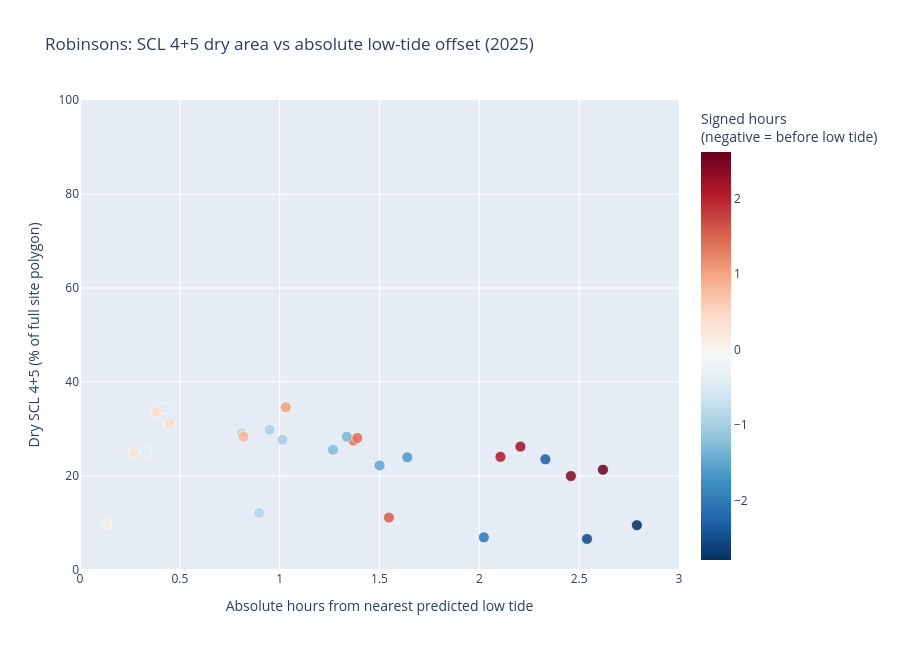

This figure's notebook cell:
### Code cell
# Directly compare SCL 4+5 dry percentage with absolute hours from predicted low tide.
import plotly.express as px

rgb_valid_for_dry = xarray.concat(
    [satellite_data[band].notnull() & (satellite_data[band] > 0) for band in sentinel2.RGB_BANDS],
    dim="rgb_band",
).all(dim="rgb_band") & site_mask
dry_scl_4_5 = rgb_valid_for_dry & satellite_data["SCL"].isin([4, 5])
dry_scl_4_5_pct = (
    100 * dry_scl_4_5.sum(dim=["x", "y"]).compute() / site_pixel_count
).values
retained_scene_dates = satellite_data.time.dt.strftime("%Y-%m-%d").values.tolist()
dry_pct_by_date = dict(zip(retained_scene_dates, dry_scl_4_5_pct))

dry_offset_data = results.copy()
dry_offset_data["dry_scl_4_5_pct"] = dry_offset_data["date"].map(dry_pct_by_date)
dry_offset_data["abs_hours_from_low_tide"] = dry_offset_data["hours_from_low_tide"].abs()
dry_offset_data = dry_offset_data.dropna(
    subset=["dry_scl_4_5_pct", "abs_hours_from_low_tide"]
).copy()
if dry_offset_data.empty:
    raise ValueError("No Robinsons rows have both a dry estimate and low-tide offset.")

pearson_r = dry_offset_data["dry_scl_4_5_pct"].corr(
    dry_offset_data["abs_hours_from_low_tide"]
)
spearman_r = dry_offset_data["dry_scl_4_5_pct"].corr(
    dry_offset_data["abs_hours_from_low_tide"], method="spearman"
)
print(f"Robinsons retained observations: {len(dry_offset_data)}")
print(f"Pearson correlation (dry SCL 4+5 vs |hours from low tide|): {pearson_r:.3f}")
print(f"Spearman correlation (dry SCL 4+5 vs |hours from low tide|): {spearman_r:.3f}")

dry_offset_fig = px.scatter(
    dry_offset_data,
    x="abs_hours_from_low_tide",
    y="dry_scl_4_5_pct",
    color="hours_from_low_tide",
    color_continuous_scale="RdBu_r",
    hover_name="date",
    hover_data={
        "hours_from_low_tide": ":.2f",
        "abs_hours_from_low_tide": ":.2f",
        "tide_height_msl": ":.2f",
        "nearest_low_tide_height_msl": ":.2f",
        "exposed_fraction_pct": ":.1f",
        "exposed_fraction_of_clear_pct": ":.1f",
        "dry_scl_4_5_pct": ":.1f",
    },
    labels={
        "abs_hours_from_low_tide": "Absolute hours from nearest predicted low tide",
        "dry_scl_4_5_pct": "Dry SCL 4+5 (% of full site polygon)",
        "hours_from_low_tide": "Signed hours from low tide",
    },
    title=f"Robinsons: SCL 4+5 dry area vs absolute low-tide offset ({YEAR})",
)
dry_offset_fig.update_traces(
    marker={"size": 11, "opacity": 0.85, "line": {"width": 0.7, "color": "white"}}
)
dry_offset_fig.update_layout(
    height=650,
    hovermode="closest",
    coloraxis_colorbar_title="Signed hours<br>(negative = before low tide)",
    xaxis={"range": [0, CANDIDATE_WINDOW_HRS]},
    yaxis={"range": [0, 100]},
)
display(dry_offset_fig)
diagnostic_plot_file = output_path / f"{SITE_NAME}_{YEAR}_dry_scl_4_5_vs_abs_low_tide_hours.html"
dry_offset_fig.write_html(diagnostic_plot_file, include_plotlyjs=True, auto_open=False)
print(f"Saved direct dry-vs-absolute-offset plot: {diagnostic_plot_file}")

### Figure 1 — Plotly figure (JSON) as saved in the notebook; plotly's stock layout.template omitted (floating-point values rounded to 4 significant figures; data arrays with more than 128 entries replaced by an {"elided": "..."} marker saying what was removed)
{"data": [{"customdata": {"elided": "27x5 float values"}, "hovertemplate": "<b>%{hovertext}</b><br><br>Absolute hours from nearest predicted low tide=%{x:.2f}<br>Dry SCL 4+5 (% of full site polygon)=%{y:.1f}<br>Signed hours from low tide=%{marker.color:.2f}<br>tide_height_msl=%{customdata[1]:.2f}<br>nearest_low_tide_height_msl=%{customdata[2]:.2f}<br>exposed_fraction_pct=%{customdata[3]:.1f}<br>exposed_fraction_of_clear_pct=%{customdata[4]:.1f}<extra></extra>", "hovertext": ["2025-01-17", "2025-01-27", "2025-02-13", "2025-02-28", "2025-03-10", "2025-03-15", "2025-03-28", "2025-03-30", "2025-04-09", "2025-04-12", "2025-05-09", "2025-05-12", "2025-05-14", "2025-05-24", "2025-06-13", "2025-07-23", "2025-08-12", "2025-08-22", "2025-08-25", "2025-09-06", "2025-09-09", "2025-09-21", "2025-09-24", "2025-10-21", "2025-10-24", "2025-12-05", "2025-12-23"], "legendgroup": "", "marker": {"color": [-2.789, 1.547, -0.8975, -0.4247, 2.459, -1.014, 1.03, -0.8108, 2.206, 0.3836, 2.106, 0.267, -1.267, 2.619, -1.5, 1.369, -2.331, 0.8192, -1.336, 1.389, -0.9497, 0.4497, -1.639, 0.1331, -2.022, -0.3303, -2.539], "coloraxis": "coloraxis", "line": {"color": "white", "width": 0.7}, "opacity": 0.85, "size": 11, "symbol": "circle"}, "mode": "markers", "name": "", "orientation": "v", "showlegend": false, "type": "scatter", "x": [2.789, 1.547, 0.8975, 0.4247, 2.459, 1.014, 1.03, 0.8108, 2.206, 0.3836, 2.106, 0.267, 1.267, 2.619, 1.5, 1.369, 2.331, 0.8192, 1.336, 1.389, 0.9497, 0.4497, 1.639, 0.1331, 2.022, 0.3303, 2.539], "xaxis": "x", "y": [9.539, 11.15, 12.16, 34.43, 19.99, 27.7, 34.62, 29.14, 26.26, 33.76, 24.07, 24.84, 25.56, 21.34, 22.25, 27.53, 23.55, 28.4, 28.38, 28.09, 29.84, 31.16, 23.98, 9.899, 6.944, 25.25, 6.607], "yaxis": "y"}], "layout": {"coloraxis": {"autocolorscale": false, "colorbar": {"title": {"text": "Signed hours<br>(negative = before low tide)"}}, "colorscale": [[0, "rgb(5,48,97)"], [0.1, "rgb(33,102,172)"], [0.2, "rgb(67,147,195)"], [0.3, "rgb(146,197,222)"], [0.4, "rgb(209,229,240)"], [0.5, "rgb(247,247,247)"], [0.6, "rgb(253,219,199)"], [0.7, "rgb(244,165,130)"], [0.8, "rgb(214,96,77)"], [0.9, "rgb(178,24,43)"], [1, "rgb(103,0,31)"]]}, "height": 650, "hovermode": "closest", "legend": {"tracegroupgap": 0}, "title": {"text": "Robinsons: SCL 4+5 dry area vs absolute low-tide offset (2025)"}, "xaxis": {"anchor": "y", "domain": [0, 1], "range": [0, 3], "title": {"text": "Absolute hours from nearest predicted low tide"}}, "yaxis": {"anchor": "x", "domain": [0, 1], "range": [0, 100], "title": {"text": "Dry SCL 4+5 (% of full site polygon)"}}}}
